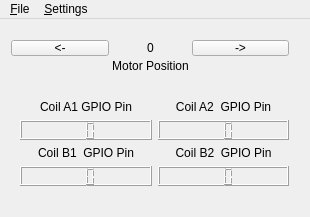
<?xml version="1.0" encoding="UTF-8"?>
<ui version="4.0">
 <class>StepperDriver</class>
 <widget class="QMainWindow" name="StepperDriver">
  <property name="geometry">
   <rect>
    <x>0</x>
    <y>0</y>
    <width>310</width>
    <height>217</height>
   </rect>
  </property>
  <property name="sizePolicy">
   <sizepolicy hsizetype="Fixed" vsizetype="Fixed">
    <horstretch>0</horstretch>
    <verstretch>0</verstretch>
   </sizepolicy>
  </property>
  <property name="minimumSize">
   <size>
    <width>310</width>
    <height>100</height>
   </size>
  </property>
  <property name="windowTitle">
   <string>Stepper Motor Interface</string>
  </property>
  <property name="windowIcon">
   <iconset resource="StepperDriverRsc.qrc">
    <normaloff>:/StepperDriver/Icons/Resources/Yellow (4).png</normaloff>:/StepperDriver/Icons/Resources/Yellow (4).png</iconset>
  </property>
  <property name="unifiedTitleAndToolBarOnMac">
   <bool>false</bool>
  </property>
  <widget class="QWidget" name="centralWidget">
   <widget class="QWidget" name="gridWidget" native="true">
    <property name="geometry">
     <rect>
      <x>10</x>
      <y>10</y>
      <width>290</width>
      <height>56</height>
     </rect>
    </property>
    <layout class="QGridLayout" name="gridLayout">
     <property name="sizeConstraint">
      <enum>QLayout::SetDefaultConstraint</enum>
     </property>
     <property name="leftMargin">
      <number>1</number>
     </property>
     <property name="horizontalSpacing">
      <number>3</number>
     </property>
     <property name="verticalSpacing">
      <number>2</number>
     </property>
     <item row="3" column="0">
      <spacer name="horizontalSpacer_2">
       <property name="orientation">
        <enum>Qt::Horizontal</enum>
       </property>
       <property name="sizeHint" stdset="0">
        <size>
         <width>40</width>
         <height>20</height>
        </size>
       </property>
      </spacer>
     </item>
     <item row="1" column="0">
      <widget class="QPushButton" name="pushButton_2">
       <property name="text">
        <string>&lt;-</string>
       </property>
      </widget>
     </item>
     <item row="1" column="2">
      <widget class="QPushButton" name="pushButton">
       <property name="text">
        <string>-&gt;</string>
       </property>
      </widget>
     </item>
     <item row="3" column="1">
      <widget class="QLabel" name="label">
       <property name="text">
        <string>Motor Position</string>
       </property>
       <property name="alignment">
        <set>Qt::AlignCenter</set>
       </property>
      </widget>
     </item>
     <item row="1" column="1">
      <layout class="QHBoxLayout" name="horizontalLayout">
       <item>
        <widget class="QLabel" name="lblMotorPosition">
         <property name="sizePolicy">
          <sizepolicy hsizetype="Preferred" vsizetype="Preferred">
           <horstretch>0</horstretch>
           <verstretch>0</verstretch>
          </sizepolicy>
         </property>
         <property name="maximumSize">
          <size>
           <width>300</width>
           <height>100</height>
          </size>
         </property>
         <property name="text">
          <string>0</string>
         </property>
         <property name="alignment">
          <set>Qt::AlignCenter</set>
         </property>
        </widget>
       </item>
      </layout>
     </item>
     <item row="3" column="2">
      <spacer name="horizontalSpacer_3">
       <property name="orientation">
        <enum>Qt::Horizontal</enum>
       </property>
       <property name="sizeHint" stdset="0">
        <size>
         <width>40</width>
         <height>20</height>
        </size>
       </property>
      </spacer>
     </item>
    </layout>
   </widget>
   <widget class="QWidget" name="gridLayoutWidget">
    <property name="geometry">
     <rect>
      <x>9</x>
      <y>70</y>
      <width>291</width>
      <height>108</height>
     </rect>
    </property>
    <layout class="QGridLayout" name="gridLayout_2">
     <item row="0" column="0">
      <widget class="QLabel" name="label_3">
       <property name="text">
        <string>Coil A1 GPIO Pin</string>
       </property>
       <property name="alignment">
        <set>Qt::AlignCenter</set>
       </property>
      </widget>
     </item>
     <item row="1" column="0">
      <widget class="QLCDNumber" name="lcdA1">
       <property name="digitCount">
        <number>2</number>
       </property>
       <property name="segmentStyle">
        <enum>QLCDNumber::Filled</enum>
       </property>
      </widget>
     </item>
     <item row="2" column="0">
      <widget class="QLabel" name="label_4">
       <property name="text">
        <string>Coil B1  GPIO Pin</string>
       </property>
       <property name="alignment">
        <set>Qt::AlignCenter</set>
       </property>
      </widget>
     </item>
     <item row="2" column="1">
      <widget class="QLabel" name="label_5">
       <property name="text">
        <string>Coil B2  GPIO Pin</string>
       </property>
       <property name="alignment">
        <set>Qt::AlignCenter</set>
       </property>
      </widget>
     </item>
     <item row="0" column="1">
      <widget class="QLabel" name="label_2">
       <property name="text">
        <string>Coil A2  GPIO Pin</string>
       </property>
       <property name="alignment">
        <set>Qt::AlignCenter</set>
       </property>
      </widget>
     </item>
     <item row="3" column="0">
      <widget class="QLCDNumber" name="lcdB1">
       <property name="digitCount">
        <number>2</number>
       </property>
      </widget>
     </item>
     <item row="1" column="1">
      <widget class="QLCDNumber" name="lcdA2">
       <property name="digitCount">
        <number>2</number>
       </property>
      </widget>
     </item>
     <item row="3" column="1">
      <widget class="QLCDNumber" name="lcdB2">
       <property name="digitCount">
        <number>2</number>
       </property>
      </widget>
     </item>
    </layout>
   </widget>
  </widget>
  <widget class="QMenuBar" name="menuBar">
   <property name="geometry">
    <rect>
     <x>0</x>
     <y>0</y>
     <width>310</width>
     <height>27</height>
    </rect>
   </property>
   <widget class="QMenu" name="menu_File">
    <property name="title">
     <string>&amp;File</string>
    </property>
    <addaction name="action_Turn_Off_Coils"/>
    <addaction name="action_Enable_Motor"/>
    <addaction name="separator"/>
    <addaction name="action_Exit"/>
   </widget>
   <widget class="QMenu" name="menu_Settings">
    <property name="title">
     <string>&amp;Settings</string>
    </property>
    <addaction name="action_Configure_Coils"/>
    <addaction name="actionUse_NOT_Gates"/>
    <addaction name="action_Reset_MotorPosition"/>
   </widget>
   <addaction name="menu_File"/>
   <addaction name="menu_Settings"/>
  </widget>
  <action name="action_Exit">
   <property name="text">
    <string>&amp;Exit</string>
   </property>
  </action>
  <action name="action_Configure_Coils">
   <property name="text">
    <string>&amp;Configure Coils</string>
   </property>
  </action>
  <action name="actionUse_NOT_Gates">
   <property name="checkable">
    <bool>true</bool>
   </property>
   <property name="text">
    <string>Use &amp;NOT Gates</string>
   </property>
  </action>
  <action name="action_Reset_MotorPosition">
   <property name="text">
    <string>&amp;Reset Motor Position</string>
   </property>
  </action>
  <action name="action_Turn_Off_Coils">
   <property name="text">
    <string>&amp;Disable Motor</string>
   </property>
  </action>
  <action name="action_Enable_Motor">
   <property name="text">
    <string>&amp;Enable Motor</string>
   </property>
  </action>
 </widget>
 <layoutdefault spacing="6" margin="11"/>
 <resources>
  <include location="StepperDriverRsc.qrc"/>
 </resources>
 <connections/>
</ui>
